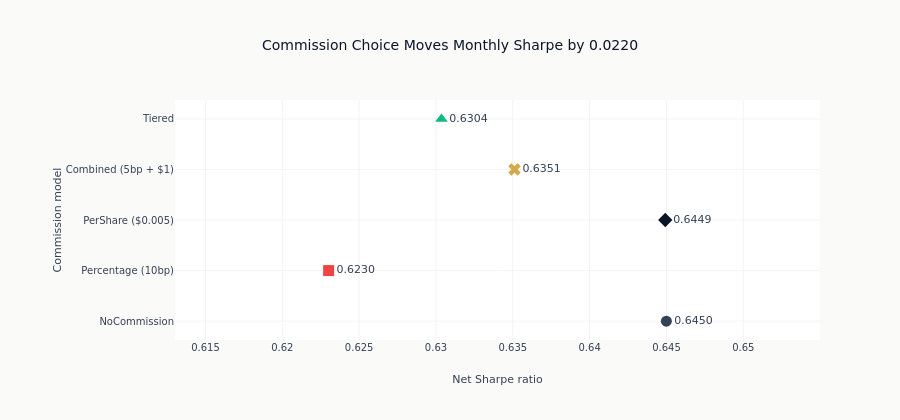

Source (notebook cell):
### Markdown cell above
**Finding**: This comparison isolates commission arithmetic within the fixed
monthly rule. Hover fields retain returns, fees, and trade counts without
duplicating the result as a terminal table.

### Code cell
sharpe_vals = [v["sharpe"] for v in pnl_results.values()]
names = list(pnl_results.keys())
sharpe_range = max(sharpe_vals) - min(sharpe_vals)
x_padding = max(sharpe_range * 0.4, 0.01)
monthly_customdata = [
    [metrics["total_return"], metrics["total_commission"], metrics["n_trades"]]
    for metrics in pnl_results.values()
]

fig = go.Figure()
fig.add_trace(
    go.Scatter(
        y=names,
        mode="markers+text",
        x=sharpe_vals,
        marker=dict(
            color=profile_colors,
            size=11,
            symbol=["circle", "square", "diamond", "x", "triangle-up"],
        ),
        text=[f"{value:.4f}" for value in sharpe_vals],
        textposition="middle right",
        customdata=monthly_customdata,
        hovertemplate="Sharpe: %{x:.4f}<br>Return: %{customdata[0]:.2%}"
        "<br>Commission: $%{customdata[1]:,.0f}<br>Trades: %{customdata[2]:,.0f}<extra></extra>",
    )
)
fig.update_layout(
    title=f"Commission Choice Moves Monthly Sharpe by {sharpe_range:.4f}",
    xaxis_title="Net Sharpe ratio",
    yaxis_title="Commission model",
    xaxis_range=[min(sharpe_vals) - x_padding, max(sharpe_vals) + x_padding],
    height=420,
    showlegend=False,
    margin=dict(l=175),
)
fig.show()

### Figure 1 — Plotly figure (JSON) as saved in the notebook; plotly's stock layout.template omitted (floating-point values rounded to 4 significant figures)
{"data": [{"customdata": [[0.7685, 0.0, 36], [0.7278, 3276.0, 36], [0.7653, 256.1, 36], [0.7473, 1743.0, 36], [0.7415, 2111.0, 36]], "hovertemplate": "Sharpe: %{x:.4f}<br>Return: %{customdata[0]:.2%}<br>Commission: $%{customdata[1]:,.0f}<br>Trades: %{customdata[2]:,.0f}<extra></extra>", "marker": {"color": ["#334155", "#ef4444", "#0a1628", "#D4A84B", "#10b981"], "size": 11, "symbol": ["circle", "square", "diamond", "x", "triangle-up"]}, "mode": "markers+text", "text": ["0.6450", "0.6230", "0.6449", "0.6351", "0.6304"], "textposition": "middle right", "type": "scatter", "x": [0.645, 0.623, 0.6449, 0.6351, 0.6304], "y": ["NoCommission", "Percentage (10bp)", "PerShare ($0.005)", "Combined (5bp + $1)", "Tiered"]}], "layout": {"height": 420, "margin": {"l": 175}, "showlegend": false, "title": {"text": "Commission Choice Moves Monthly Sharpe by 0.0220"}, "xaxis": {"range": [0.613, 0.655], "title": {"text": "Net Sharpe ratio"}}, "yaxis": {"title": {"text": "Commission model"}}}}
